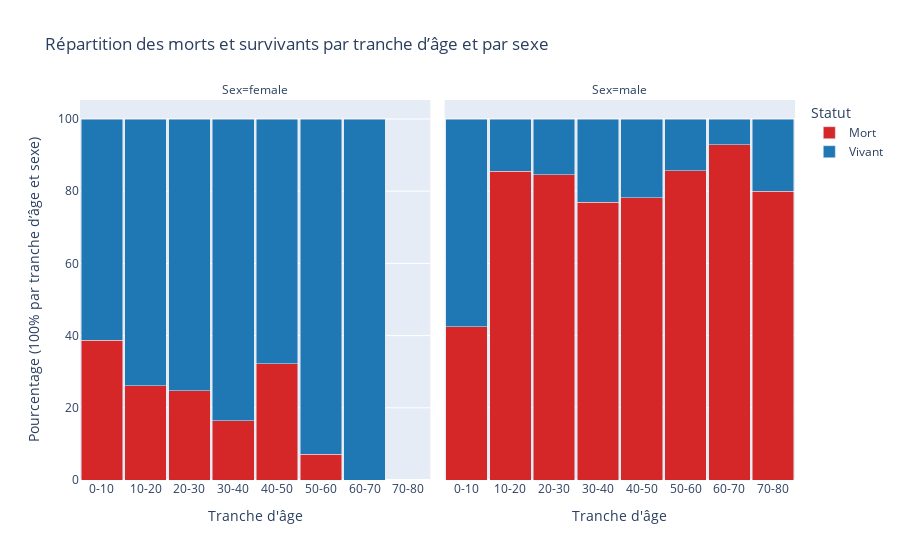

Notebook code cell kept with this figure:
### Code cell
# 1. Créer des tranches d'âge larges (10 ans)
bins = range(0, 90, 10)
labels = [f'{i}-{i+10}' for i in bins[:-1]]
df_train['AgeBin'] = pd.cut(df_train['Age'], bins=bins, labels=labels)

# 2. Grouper par AgeBin et Sex
grouped = df_train.groupby(['AgeBin', 'Sex', 'Survived']).size().reset_index(name='Count')

# 3. Total par AgeBin + Sex (pourcentage global sur chaque groupe)
grouped['Total'] = grouped.groupby(['AgeBin', 'Sex'])['Count'].transform('sum')
grouped['Percentage'] = grouped['Count'] / grouped['Total'] * 100

# 4. Remplacement de Survived pour affichage
grouped['Survived'] = grouped['Survived'].map({0: 'Mort', 1: 'Vivant'})

# 5. Ordre personnalisé
category_order = {'AgeBin': labels, 'Survived': ['Mort', 'Vivant']}

# 6. Affichage en barres empilées (stacked)
fig_survived_per_age = px.bar(
    grouped,
    x='AgeBin',
    y='Percentage',
    color='Survived',
    barmode='stack',
    facet_col='Sex',
    labels={
        'AgeBin': 'Tranche d\'âge',
        'Percentage': 'Pourcentage (stacked)',
        'Survived': 'Statut'
    },
    title='Répartition des morts et survivants par tranche d’âge et par sexe',
    category_orders=category_order,
    color_discrete_map={
        'Mort': '#d62728',    # rouge
        'Vivant': '#1f77b4'   # bleu
    }
)

fig_survived_per_age.update_layout(
    yaxis_title='Pourcentage (100% par tranche d’âge et sexe)',
    xaxis_title='Tranche d\'âge',
    bargap=0.05
)

fig_survived_per_age.show()

### Figure 1 — Plotly figure (JSON) as saved in the notebook; plotly's stock layout.template omitted (floating-point values rounded to 4 significant figures)
{"data": [{"hovertemplate": "Statut=Mort<br>Sex=female<br>Tranche d'âge=%{x}<br>Pourcentage (stacked)=%{y}<extra></extra>", "legendgroup": "Mort", "marker": {"color": "#d62728", "pattern": {"shape": ""}}, "name": "Mort", "orientation": "v", "showlegend": true, "textposition": "auto", "type": "bar", "x": ["0-10", "10-20", "20-30", "30-40", "40-50", "50-60", "60-70", "70-80"], "xaxis": "x", "y": [38.71, 26.09, 24.69, 16.36, 32.26, 7.143, 0.0, NaN], "yaxis": "y"}, {"hovertemplate": "Statut=Mort<br>Sex=male<br>Tranche d'âge=%{x}<br>Pourcentage (stacked)=%{y}<extra></extra>", "legendgroup": "Mort", "marker": {"color": "#d62728", "pattern": {"shape": ""}}, "name": "Mort", "orientation": "v", "showlegend": false, "textposition": "auto", "type": "bar", "x": ["0-10", "10-20", "20-30", "30-40", "40-50", "50-60", "60-70", "70-80"], "xaxis": "x2", "y": [42.42, 85.51, 84.56, 77.0, 78.18, 85.71, 92.86, 80.0], "yaxis": "y2"}, {"hovertemplate": "Statut=Vivant<br>Sex=female<br>Tranche d'âge=%{x}<br>Pourcentage (stacked)=%{y}<extra></extra>", "legendgroup": "Vivant", "marker": {"color": "#1f77b4", "pattern": {"shape": ""}}, "name": "Vivant", "orientation": "v", "showlegend": true, "textposition": "auto", "type": "bar", "x": ["0-10", "10-20", "20-30", "30-40", "40-50", "50-60", "60-70", "70-80"], "xaxis": "x", "y": [61.29, 73.91, 75.31, 83.64, 67.74, 92.86, 100.0, NaN], "yaxis": "y"}, {"hovertemplate": "Statut=Vivant<br>Sex=male<br>Tranche d'âge=%{x}<br>Pourcentage (stacked)=%{y}<extra></extra>", "legendgroup": "Vivant", "marker": {"color": "#1f77b4", "pattern": {"shape": ""}}, "name": "Vivant", "orientation": "v", "showlegend": false, "textposition": "auto", "type": "bar", "x": ["0-10", "10-20", "20-30", "30-40", "40-50", "50-60", "60-70", "70-80"], "xaxis": "x2", "y": [57.58, 14.49, 15.44, 23.0, 21.82, 14.29, 7.143, 20.0], "yaxis": "y2"}], "layout": {"annotations": [{"font": {}, "showarrow": false, "text": "Sex=female", "x": 0.245, "xanchor": "center", "xref": "paper", "y": 1, "yanchor": "bottom", "yref": "paper"}, {"font": {}, "showarrow": false, "text": "Sex=male", "x": 0.755, "xanchor": "center", "xref": "paper", "y": 1, "yanchor": "bottom", "yref": "paper"}], "bargap": 0.05, "barmode": "stack", "legend": {"title": {"text": "Statut"}, "tracegroupgap": 0}, "title": {"text": "Répartition des morts et survivants par tranche d’âge et par sexe"}, "xaxis": {"anchor": "y", "categoryarray": ["0-10", "10-20", "20-30", "30-40", "40-50", "50-60", "60-70", "70-80"], "categoryorder": "array", "domain": [0, 0.49], "title": {"text": "Tranche d'âge"}}, "xaxis2": {"anchor": "y2", "categoryarray": ["0-10", "10-20", "20-30", "30-40", "40-50", "50-60", "60-70", "70-80"], "categoryorder": "array", "domain": [0.51, 1], "matches": "x", "title": {"text": "Tranche d'âge"}}, "yaxis": {"anchor": "x", "domain": [0, 1], "title": {"text": "Pourcentage (100% par tranche d’âge et sexe)"}}, "yaxis2": {"anchor": "x2", "domain": [0, 1], "matches": "y", "showticklabels": false}}}
